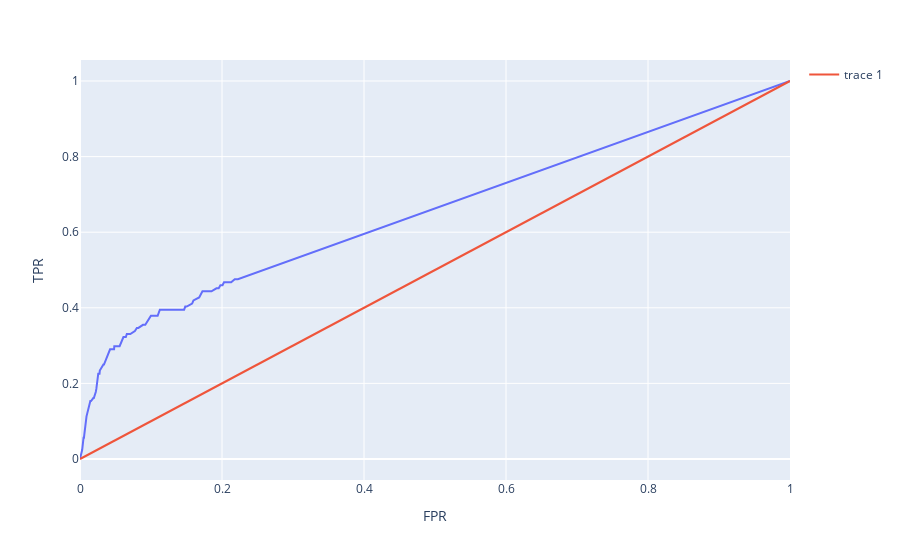

The notebook cell saved with this chart:
### Code cell
fig1 = px.line(df_roc, x='FPR', y='TPR')
fig1.add_trace(go.Scatter(x=[0,1], y=[0,1], mode='lines'))
